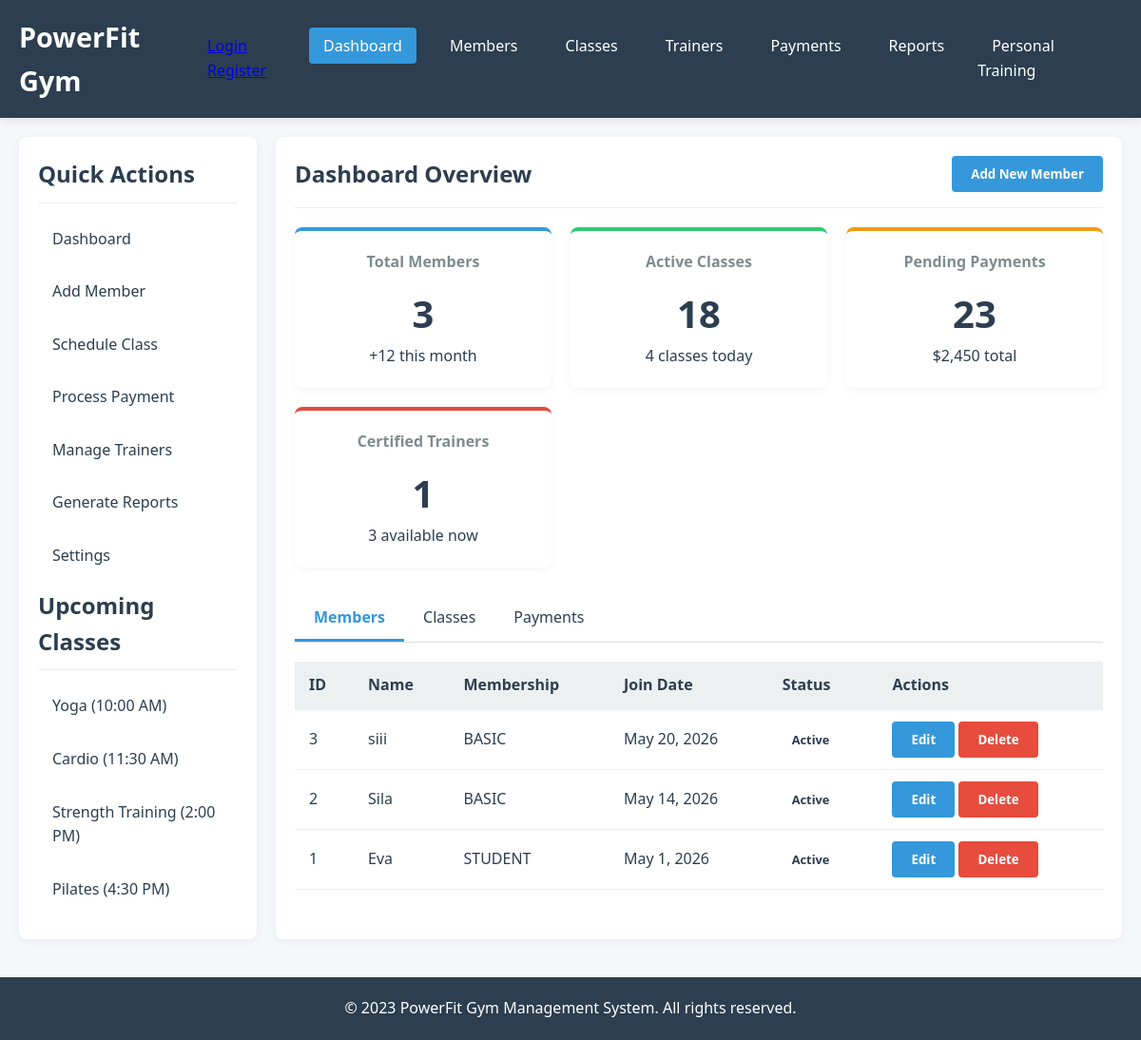
/dashboard/, run on the app's committed database.
### mainApp/models.py (models this page shows, shortened)
class Member(models.Model):
    class Membership(models.TextChoices):
        BASIC: str = "BASIC", "Basic"
        PREMIUM: str = "PREMIUM", "Premium"
        STUDENT: str = "STUDENT", "Student"
    class Status(models.TextChoices):
        ACTIVE: str = "ACTIVE", "Active"
        INACTIVE = "INACTIVE", "Inactive"
    member_id = models.CharField(
        max_length= 255,
        db_index = True,
        unique = True,
        help_text= 'Unique identifier for the member'
    )
    name = models.CharField(
        max_length= 255,
        db_index = True
    )
    email = models.EmailField()
    phone = models.CharField(
        max_length=10
    )
    membership = models.CharField(
        max_length = 255,
        choices = Membership.choices,
        default = Membership.BASIC
    )
    join_date = models.DateField()
    status = models.CharField(
        max_length = 10,
        choices = Status.choices,
        default = Status.ACTIVE
    )
    created_at = models.DateTimeField(auto_now_add = True)
    updated_at = models.DateTimeField(auto_now = True)
    class Meta:
        ordering = ["-join_date"] # ordering members on the list
        indexes = [
            models.Index(fields=["member_id"]),
            models.Index(fields = ["status", "membership"])
        ]
        verbose_name = "Member"
        verbose_name_plural = "Members"

### mainApp/views.py (the view)
# urls.py: path('dashboard/', views.dashboard, name='dashboard'),
def dashboard(request):
  members = Member.objects.all()
  total_members = Member.objects.count()
  active_members = Member.objects.filter(status='ACTIVE').count()
  now = timezone.now()
  new_this_month = Member.objects.filter(join_date__month = now.month).count()
  classes = GymClass.objects.all()
  certified_trainers  = Trainer.objects.all().count()
  context = {"members":members, "total_members": total_members, "active_members": active_members, "new_this_month": new_this_month, "classes": classes, "certified_trainers": certified_trainers }
  return render(request, 'mainApp/dashboard.html', context)

### templates/mainApp/dashboard.html (shortened to what this page needs)
{% extends 'mainApp/base.html' %}
{% block content %}
<div class="main-content">
    <aside class="sidebar">
        <h2>Quick Actions</h2>
        <ul class="sidebar-menu">
            <li><a href="{% url 'dashboard' %}">Dashboard</a></li>
            <li><a href="#" onclick="openModal('addMemberModal'); return false;">Add Member</a></li>
            <li><a href="#" onclick="openModal('addClassModal'); return false;">Schedule Class</a></li>
            <li><a href="#" onclick="openModal('processPaymentModal'); return false;">Process Payment</a></li>
            <li><a href="{% url 'trainers' %}">Manage Trainers</a></li>
            <li><a href="{% url 'reports' %}">Generate Reports</a></li>
            <li><a href="#">Settings</a></li>
        </ul>
        <h2>Upcoming Classes</h2>
        <ul class="sidebar-menu">
            <li><a href="#">Yoga (10:00 AM)</a></li>
            <li><a href="#">Cardio (11:30 AM)</a></li>
            <li><a href="#">Strength Training (2:00 PM)</a></li>
            <li><a href="#">Pilates (4:30 PM)</a></li>
        </ul>
    </aside>
    <main class="content">
        <div class="content-header">
            <h2>Dashboard Overview</h2>
            <button class="btn" onclick="openModal('addMemberModal')">Add New Member</button>
        </div>
        <div class="dashboard-cards">
            <div class="card members">
                <h3>Total Members</h3>
                <div class="number">{{ total_members|default:"247" }}</div>
                <p>+12 this month</p>
            </div>
            <div class="card classes">
                <h3>Active Classes</h3>
                <div class="number">{{ active_classes|default:"18" }}</div>
                <p>4 classes today</p>
            </div>
            <div class="card payments">
                <h3>Pending Payments</h3>
                <div class="number">{{ pending_payments|default:"23" }}</div>
                <p>$2,450 total</p>
            </div>
            <div class="card trainers">
                <h3>Certified Trainers</h3>
                <div class="number">{{ certified_trainers|default:"9" }}</div>
                <p>3 available now</p>
            </div>
        </div>
        <div class="tabs">
            <div class="tab active" data-tab="members">Members</div>
            <div class="tab" data-tab="classes">Classes</div>
            <div class="tab" data-tab="payments">Payments</div>
        </div>
        <div class="tab-content active" id="members-tab">
            <table>
                <thead>
                    <tr>
                        <th>ID</th>
                        <th>Name</th>
                        <th>Membership</th>
                        <th>Join Date</th>
                        <th>Status</th>
                        <th>Actions</th>
                    </tr>
                </thead>
                <tbody>
                    {% for member in members %}
                    <tr>
                        <td>{{ member.id }}</td>
                        <td>{{ member.name }}</td>
                        <td>{{ member.membership }}</td>
                        <td>{{ member.join_date }}</td>
                        <td><span class="status {{ member.status }}">{{ member.status|title }}</span></td>
                        <td>
                            <button class="btn">Edit</button>
                            <button class="btn btn-danger">Delete</button>
                        </td>
                    </tr>
                    {% endfor %}
                </tbody>
            </table>
        </div>
    </main>
</div>
{% endblock %}

### templates/mainApp/base.html (style rules this page uses)
:root { --primary: #2c3e50; --secondary: #3498db; --accent: #e74c3c; --light: #ecf0f1; --dark: #2c3e50; --success: #2ecc71; --warning: #f39c12; --danger: #e74c3c; --gray: #95a5a6; }
* { margin: 0; padding: 0; box-sizing: border-box; font-family: "Segoe UI", Tahoma, Geneva, Verdana, sans-serif; }
body { background-color: #f5f7fa; color: var(--dark); line-height: 1.6; }
.main-content { display: flex; margin-top: 20px; gap: 20px; min-height: calc(100vh - 180px); }
.sidebar { flex: 0 0 250px; background-color: white; border-radius: 8px; box-shadow: 0 2px 10px rgba(0, 0, 0, 0.05); padding: 20px; height: fit-content; }
.sidebar h2 { margin-bottom: 15px; padding-bottom: 10px; border-bottom: 1px solid #eee; color: var(--primary); }
.sidebar-menu { list-style: none; }
.sidebar-menu li { margin-bottom: 10px; }
.sidebar-menu a { display: block; padding: 10px 15px; color: var(--dark); text-decoration: none; border-radius: 4px; transition: background-color 0.3s; }
.content { flex: 1; background-color: white; border-radius: 8px; box-shadow: 0 2px 10px rgba(0, 0, 0, 0.05); padding: 20px; }
.content-header { display: flex; justify-content: space-between; align-items: center; margin-bottom: 20px; padding-bottom: 15px; border-bottom: 1px solid #eee; }
.content-header h2 { color: var(--primary); }
.btn { padding: 10px 20px; background-color: var(--secondary); color: white; border: none; border-radius: 4px; cursor: pointer; transition: background-color 0.3s; font-weight: 600; text-decoration: none; display: inline-block; text-align: center; }
.btn-danger { background-color: var(--danger); }
.dashboard-cards { display: grid; grid-template-columns: repeat(auto-fill, minmax(250px, 1fr)); gap: 20px; margin-bottom: 30px; }
.card { background-color: white; border-radius: 8px; box-shadow: 0 2px 10px rgba(0, 0, 0, 0.05); padding: 20px; text-align: center; border-top: 4px solid var(--secondary); }
.card.members { border-top-color: var(--secondary); }
.card.classes { border-top-color: var(--success); }
.card.payments { border-top-color: var(--warning); }
.card.trainers { border-top-color: var(--danger); }
.card h3 { font-size: 1rem; color: #7f8c8d; margin-bottom: 10px; }
.card .number { font-size: 2.5rem; font-weight: 700; color: var(--primary); }
table { width: 100%; border-collapse: collapse; margin-bottom: 20px; }
table th, table td { padding: 12px 15px; text-align: left; border-bottom: 1px solid #eee; }
table th { background-color: var(--light); color: var(--primary); font-weight: 600; }
.status { padding: 5px 10px; border-radius: 20px; font-size: 0.8rem; font-weight: 600; }
.tabs { display: flex; border-bottom: 1px solid #ddd; margin-bottom: 20px; }
.tab { padding: 10px 20px; cursor: pointer; border-bottom: 3px solid transparent; }
.tab.active { border-bottom-color: var(--secondary); color: var(--secondary); font-weight: 600; }
.tab-content { display: none; }
.tab-content.active { display: block; }

### data on the page
Member: id "3", name "siii", membership "BASIC", join_date "May 20, 2026", status "Active"
Member: id "2", name "Sila", membership "BASIC", join_date "May 14, 2026", status "Active"
Member: id "1", name "Eva", membership "STUDENT", join_date "May 1, 2026", status "Active"

### other printed values
{{ total_members|default:"247" }} "3"
{{ active_classes|default:"18" }} "18"
{{ pending_payments|default:"23" }} "23"
{{ certified_trainers|default:"9" }} "1"
